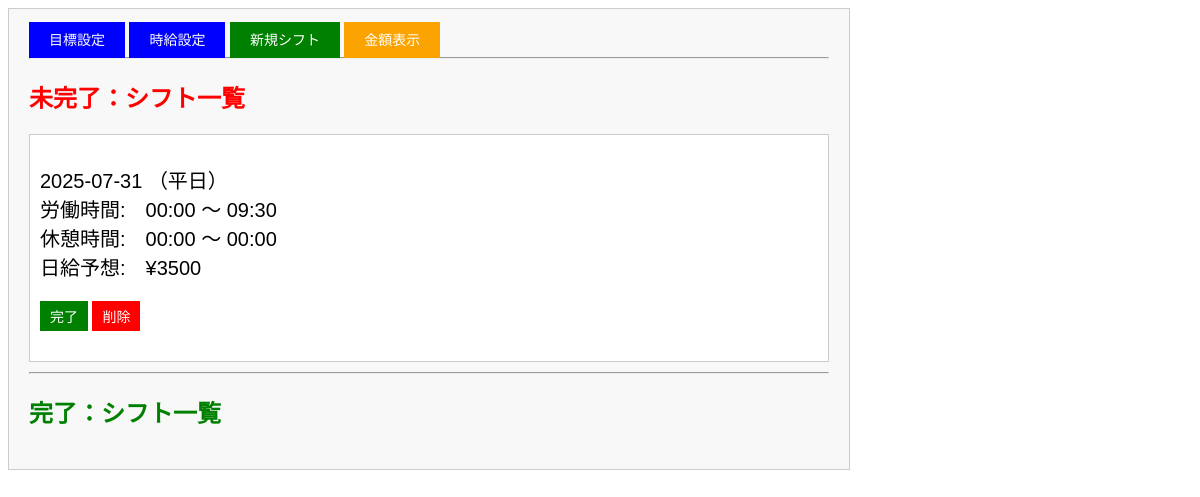
Before: / with the older database file.
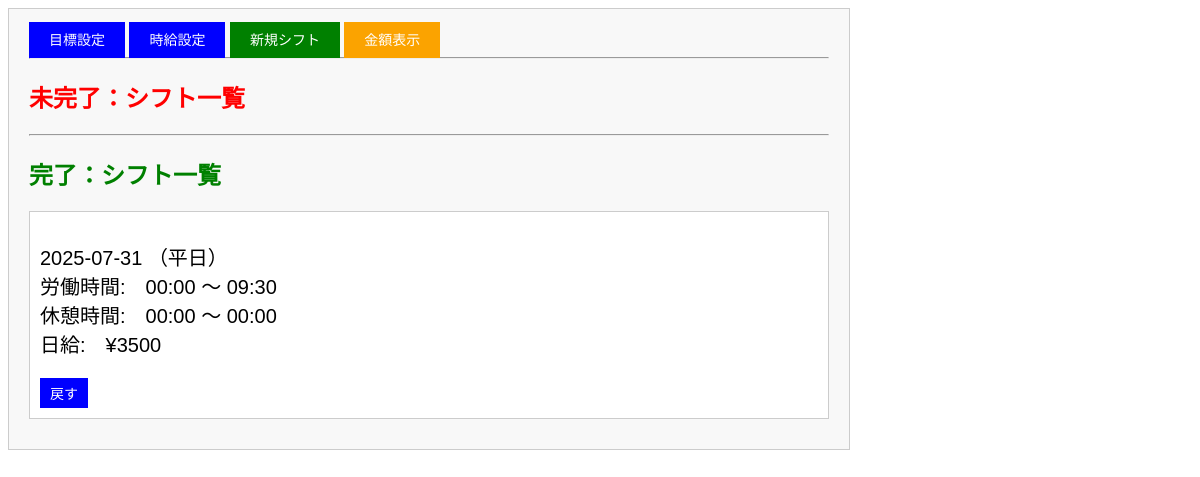
After: the same page with the newer database file.
### app.py (models this page shows, shortened)
class Shift(db.Model):
 __tablename__ = 'shift'
 ShiftID = db.Column(db.Integer, primary_key=True, autoincrement=True)
 ShiftDay = db.Column(db.Date, nullable=False)
 StartTime = db.Column(db.Float, nullable=False)
 EndTime = db.Column(db.Float, nullable=False)
 BreakStartTime = db.Column(db.Float, nullable=False)
 BreakEndTime = db.Column(db.Float, nullable=False)
 DayType = db.Column(db.Integer, nullable=False)
 DailyWage = db.Column(db.Integer,nullable=False)
 Complete = db.Column(db.Boolean, default=False, nullable=False)

### app.py (the view)
@app.route('/')
def home():
   uncompleted_shifts = Shift.query.filter_by(Complete=False).order_by(Shift.ShiftDay.asc()).all()
   completed_shifts = Shift.query.filter_by(Complete=True).order_by(Shift.ShiftDay.asc()).all()
   setting_exists = Setting.query.first() is not None
   wage_setting_exists = HourlyWage.query.first() is not None
   setting_complete = setting_exists and wage_setting_exists
   return render_template(
       'home.html',
       uncompleted_shifts=uncompleted_shifts,
       completed_shifts=completed_shifts,
       no_setting=not setting_exists,
       wage_setting=not wage_setting_exists,
       setting_complete=setting_complete
   )

### app.py (called while the page is built)
def float_to_time_str(f):
  hour = int(f)
  minute = int((f - hour) * 60)
  return f"{hour:02d}:{minute:02d}"

### templates/home.html (shortened to what this page needs)
<!DOCTYPE html>
<html>
<head>
  <link rel="stylesheet" type="text/css" href="{{ url_for('static', filename='style.css') }}">
</head>
<body>
  <div class="container">
      <a href="{{ url_for('setting') }}" class="button" style="display:inline;">目標設定</a>
      <a href="{{ url_for('wage_setting') }}" class="button" style="display:inline;">時給設定</a>
       {% if setting_complete %}
       <a href="{{ url_for('new_shift') }}" class="shift-button" style="display:inline;">新規シフト</a>
       {% else %}
       <button class="shift-button" style="display:inline;" disabled>新規シフト（設定未完了）</button>
       {% endif %}
      <a href="{{ url_for('display') }}" class="amount-button" style="display:inline;">金額表示</a>
      <hr>
      <h2 class="no-complete">未完了：シフト一覧</h2>
      <ul>
          {% for shift in uncompleted_shifts %}
          <div>
              <p>{{ shift.ShiftDay }}  {% if shift.DayType == 0 %}（平日）{% else %}（土日祝）{% endif %}  <br>
                  労働時間:{{ shift.StartTime|time_str }} 〜 {{ shift.EndTime|time_str }} <br>
                  休憩時間:{{ shift.BreakStartTime|time_str }} 〜 {{ shift.BreakEndTime|time_str }} <br>
                  日給予想:¥{{ shift.DailyWage }} <br>
                  <form method="post" action="{{ url_for('complete_shift', shift_id=shift.ShiftID) }}" style="display:inline;"><button type="submit" class="complete-button">完了</button></form>
                  <form method="post" action="{{ url_for('delete_shift', shift_id=shift.ShiftID) }}" style="display:inline;"><button type="submit" class="delete-button">削除</button></form><br>
              </p>
          </div>
          {% endfor %}
      </ul>
      <hr>
      <h2 class="complete">完了：シフト一覧</h2>
      <ul>
          {% for shift in completed_shifts %}
          <div>
              <p>{{ shift.ShiftDay }}  {% if shift.DayType == 0 %}（平日）{% else %}（土日祝）{% endif %}  <br>
                  労働時間:{{ shift.StartTime|time_str }} 〜 {{ shift.EndTime|time_str }} <br>
                  休憩時間:{{ shift.BreakStartTime|time_str }} 〜 {{ shift.BreakEndTime|time_str }} <br>
                  日給:¥{{ shift.DailyWage }}
              </p>
              <form method="post" action="{{ url_for('uncomplete_shift', shift_id=shift.ShiftID) }}">
                  <button type="submit" class="uncomplete-button">戻す</button>
              </form>
          </div>
          {% endfor %}
      </ul>
  </div>
</body>
</html>

Changed rows visible on the page:
changed Shift: moves from the list under "未完了：シフト一覧" to the list under "完了：シフト一覧"
